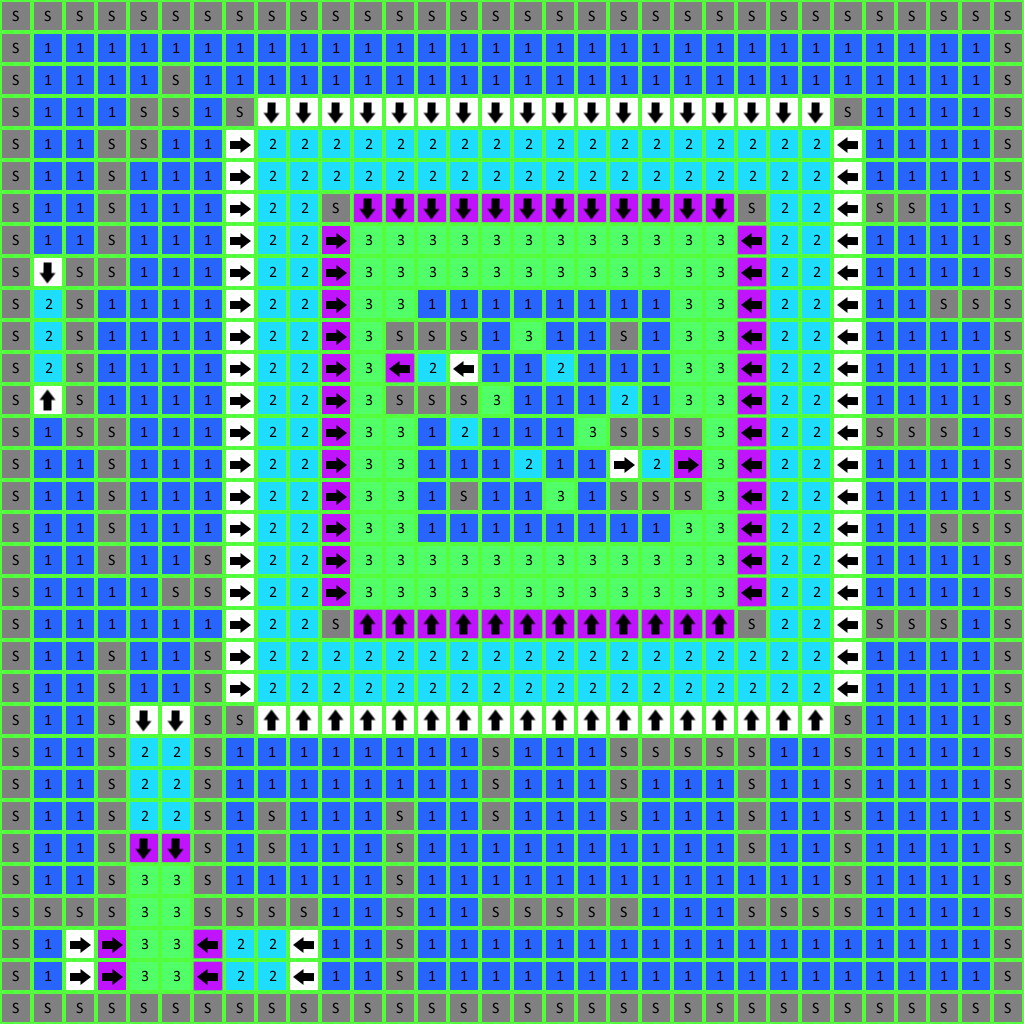

This game map was drawn from its Tiled (.tmx) file and the tilesets committed beside it. A one-line description and the trimmed map source follow:
An orthogonal 32x32 tile map with 32x32 px tiles, 1 tile layer (Tile Layer 1).

<map version="1.0" orientation="orthogonal" width="32" height="32" tilewidth="32" tileheight="32">
 <tileset firstgid="1" name="HeightMap" tilewidth="32" tileheight="32">
  <image source="TileMap.png" width="128" height="128" />
  <tile id="0">
   <properties>
    <property name="height" value="5" />
    <property name="solid" value="" />
   </properties>
  </tile>
  <tile id="1">
   <properties>
    <property name="height" value="1" />
   </properties>
  </tile>
  <tile id="2">
   <properties>
    <property name="height" value="2" />
   </properties>
  </tile>
  <tile id="3">
   <properties>
    <property name="height" value="3" />
   </properties>
  </tile>
  <tile id="8">
   <properties>
    <property name="height" value="2" />
    <property name="ramp" value="up" />
   </properties>
  </tile>
  <tile id="9">
   <properties>
    <property name="height" value="2" />
    <property name="ramp" value="down" />
   </properties>
  </tile>
  <tile id="10">
   <properties>
    <property name="height" value="2" />
    <property name="ramp" value="left" />
   </properties>
  </tile>
  <tile id="11">
   <properties>
    <property name="height" value="2" />
    <property name="ramp" value="right" />
   </properties>
  </tile>
  <tile id="12">
   <properties>
    <property name="height" value="1" />
    <property name="ramp" value="up" />
   </properties>
  </tile>
  <tile id="13">
   <properties>
    <property name="height" value="1" />
    <property name="ramp" value="down" />
   </properties>
  </tile>
  <tile id="14">
   <properties>
    <property name="height" value="1" />
    <property name="ramp" value="left" />
   </properties>
  </tile>
  <tile id="15">
   <properties>
    <property name="height" value="1" />
    <property name="ramp" value="right" />
   </properties>
  </tile>
 </tileset>
 <layer name="Tile Layer 1" width="32" height="32">
  <data>[1024 cells, 1024 non-empty, 12 distinct tile ids]</data>
 </layer>
 <objectgroup name="objects" width="32" height="32" />
</map>